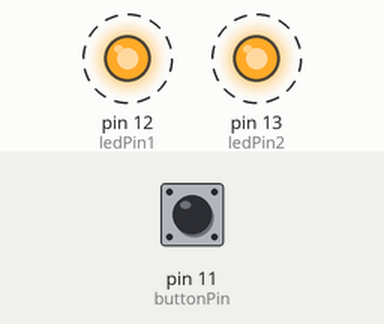
The sketch below on a simulated Arduino Uno, built with avr-gcc and run on an emulated ATmega328P. Parts: output pins drawn as LEDs (lit = HIGH). Dashed ring = blinking. The inputs (shaded band) are chosen by the test bench; at power-on: pin 11 (buttonPin) LOW. What the sketch prints to the serial monitor is not drawn.

Above: at 1.2 s.
1.3 s: pin 11 (buttonPin) pulled HIGH for 0.15 s
4.3 s: pin 11 (buttonPin) driven HIGH
7.3 s: pin 11 (buttonPin) pulsed LOW 5 times (0.12 s each, 0.3 s apart)
Timing chart, 0 to 17.8 s (numbered marks = the images above; inputs shaded):
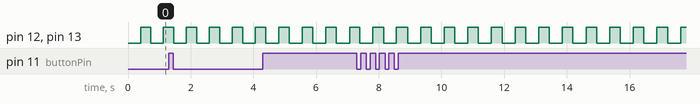

The sketch:

sketch_feb04d.ino
```cpp
int ledPin1 = 12;  // the number of the LED pin
int ledState1 = LOW;  // ledState used to set the LED
unsigned long previousMillis1 = 0;  // will store last time LED was updated
long OnTime1 = 330;  // milliseconds of on-time
long OffTime1 = 400;  // milliseconds of off-time

int ledPin2 = 13;  // the number of the LED pin
int ledState2 = LOW;  // ledState used to set the Led was updated
unsigned long previousMillis2 = 0;  // will store last time LED was updated
long OnTime2 = 330;  // milliseconds of on-time
long OffTime2 = 400;  // milliseconds of off-time

int buttonPin = 11;
int buttonState = 0;
unsigned long previousMillis3 = 0;
long OnTime3 = 330;
long OffTime3 = 400;


void setup() {
  Serial.begin(9600);

  pinMode(ledPin1, OUTPUT);
  pinMode(ledPin2, OUTPUT);
  pinMode(buttonPin, INPUT);
}

void loop() {
  unsigned long currentMillis = millis();
  buttonState = digitalRead(buttonPin);

  if (( ledState1 == HIGH ) && ( currentMillis - previousMillis1 >= OnTime1 )) {
    ledState1 = LOW;  // turn it off
    previousMillis1 = currentMillis;  // remember the time
    digitalWrite(ledPin1, ledState1);  // update the actual LED
  }
  else if (( ledState1 == LOW ) && ( currentMillis - previousMillis1 >= OffTime1 )) {
    ledState1 = HIGH;  // turn it on
    previousMillis1 = currentMillis;  // remember the time
    digitalWrite(ledPin1, ledState1);  // update the actual LED
  }

  if (( ledState2 == HIGH ) && ( currentMillis - previousMillis2 >= OnTime2 )) {
    ledState2 = LOW;  // turn it off
    previousMillis2 = currentMillis;  // remember the time
    digitalWrite(ledPin2, ledState2);  // update the actual LED
  }
  else if (( ledState2 == LOW ) && ( currentMillis - previousMillis2 >= OffTime2 )) {
    ledState2 = HIGH; // turn it on
    previousMillis2 = currentMillis; // remmeber the time
    digitalWrite(ledPin2, ledState2); // update the actual LED
  }

  if ( buttonState == 1 ) {
    Serial.println("Button is being pushed.");
  }
}
```

Measured:
- by itself, pin 12 (ledPin1), pin 13 (ledPin2): alternates HIGH for 0.34 s and LOW for 0.42 s
